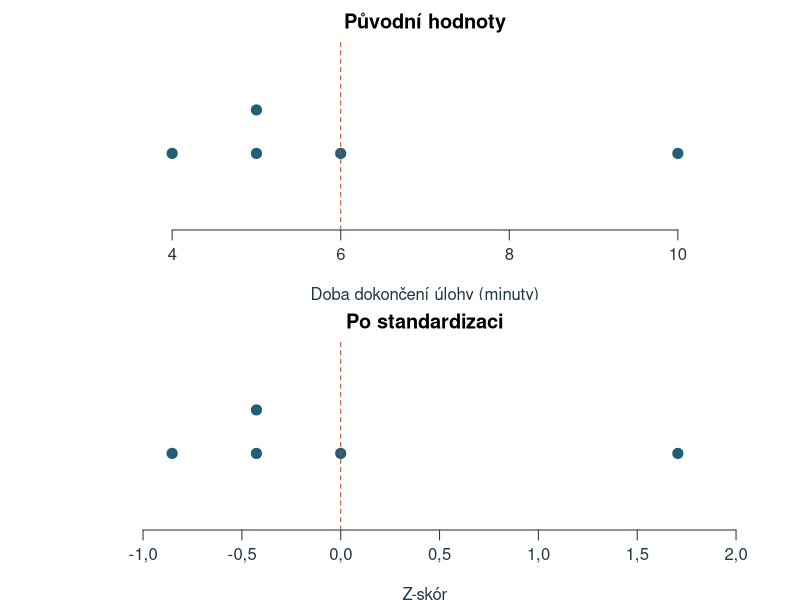
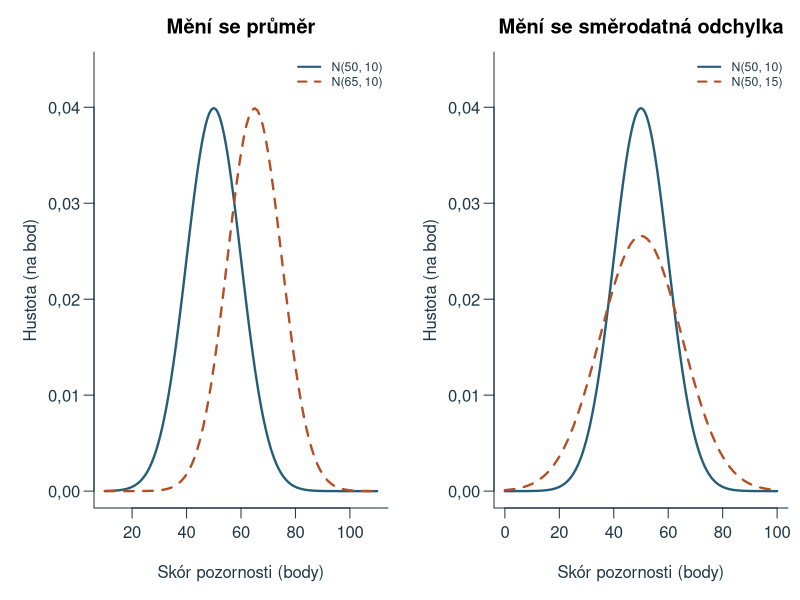
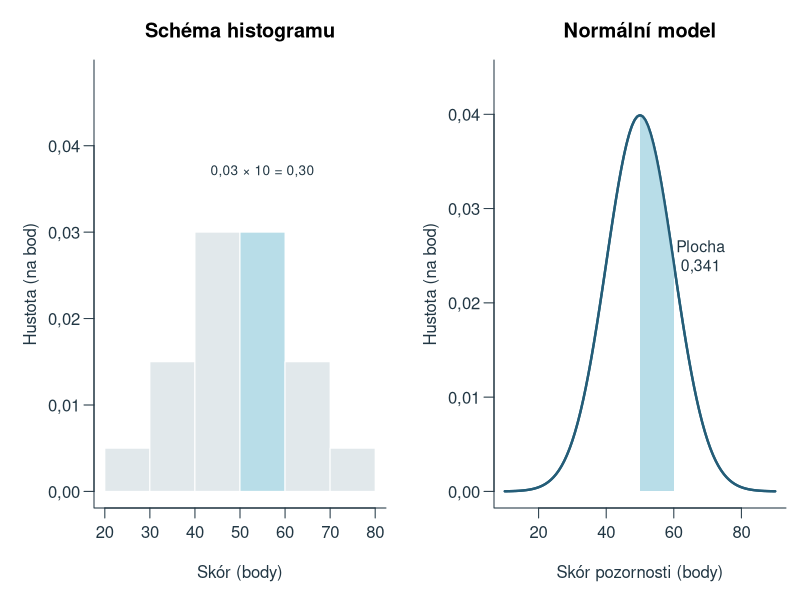
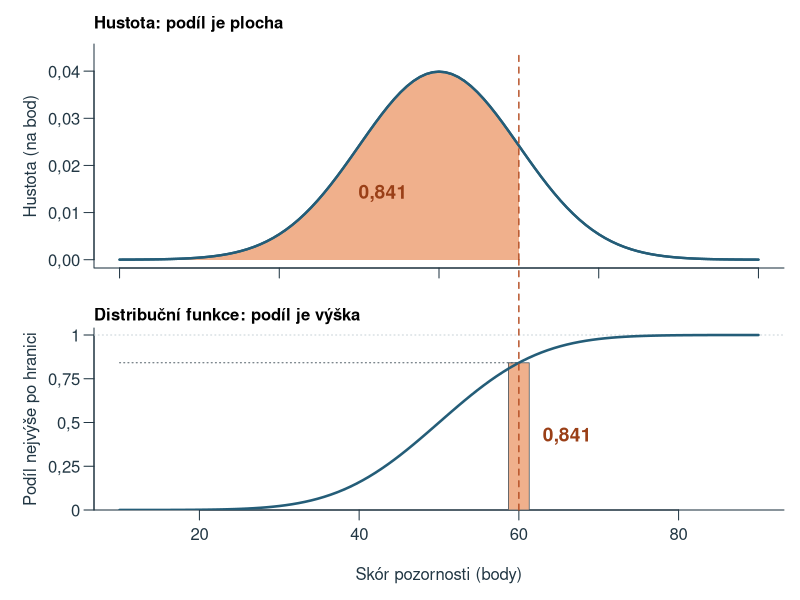
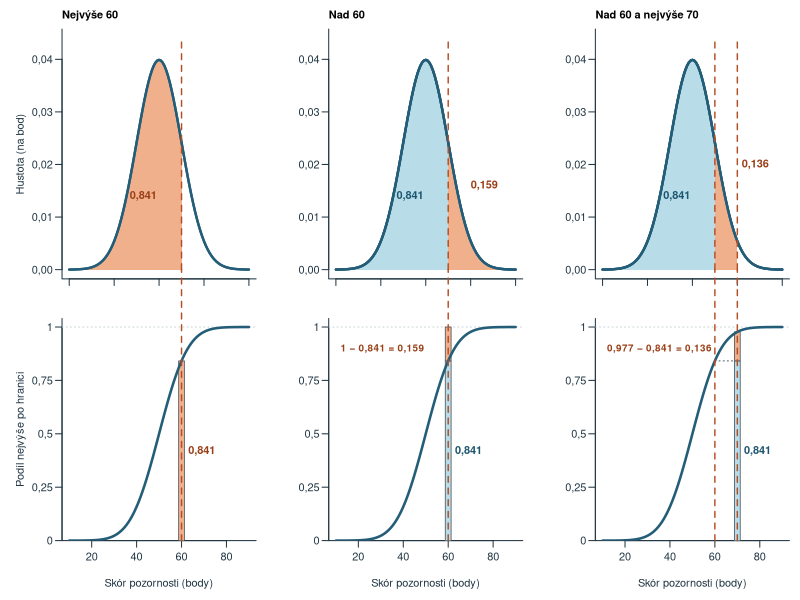
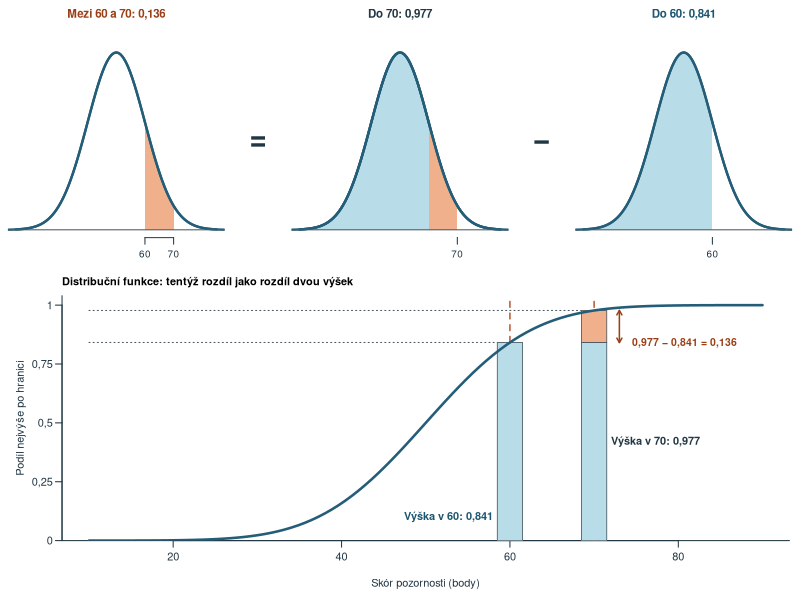
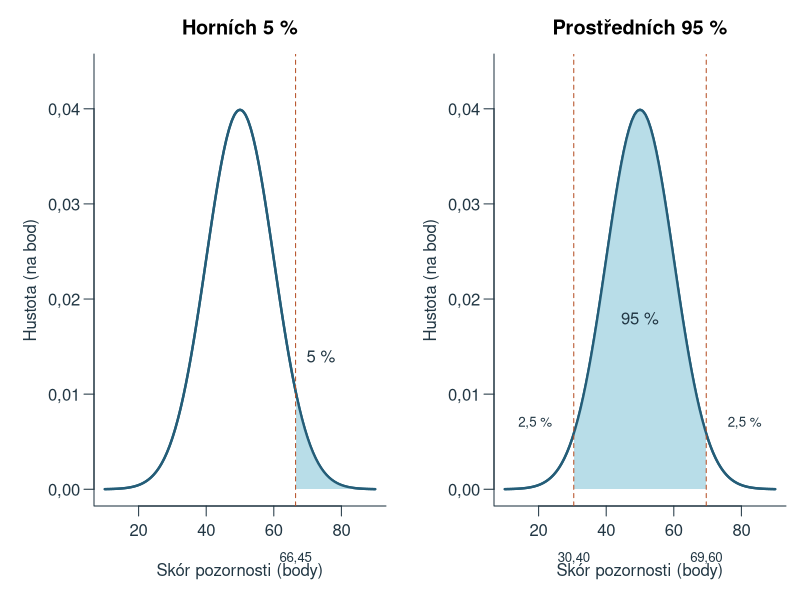
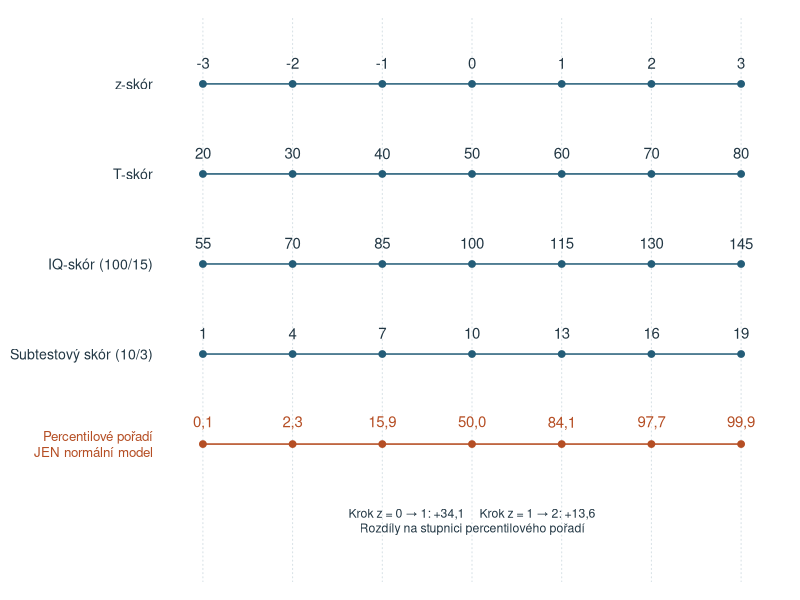

Generate these figures, in order, with R:
# Original teaching examples; base R, UTF-8, deterministic project-root paths.
ch4_data <- read.csv('data/kapitola_04.csv', fileEncoding='UTF-8')
ch4_x <- ch4_data$skor_body
ch4_p <- (seq_along(ch4_x)-.5)/length(ch4_x)
ch4_z <- qnorm(ch4_p)
ch4_reference <- mean(ch4_x)+sd(ch4_x)*ch4_z
ch4_sten_breaks <- c(-Inf,seq(-2,2,.5),Inf)
ch4_stanine_breaks <- c(-Inf,seq(-1.75,1.75,.5),Inf)
ch4_sten <- function(z) as.integer(cut(z,ch4_sten_breaks,right=TRUE))
ch4_stanine <- function(z) as.integer(cut(z,ch4_stanine_breaks,right=TRUE))
ch4_sten_proportions <- diff(pnorm(ch4_sten_breaks))
ch4_stanine_proportions <- diff(pnorm(ch4_stanine_breaks))
ch4_out <- 'assets/chapter-04/plots'
ch4_old_options <- options(OutDec=',')
dir.create(ch4_out,recursive=TRUE,showWarnings=FALSE)
ch4_blue <- '#245D78'; ch4_orange <- '#B54E24'; ch4_fill <- '#B8DDE8'; ch4_gray <- '#4D5A63'
ch4_draw <- function(name,code,width=8,height=4.5) {
  svg(file.path(ch4_out,paste0(name,'.svg')),width=width,height=height,family='sans',bg='white')
  par(mar=c(4.5,4.5,2.6,.8),mgp=c(2.7,.7,0),las=1,col.axis='#223744',col.lab='#223744',fg='#223744',cex=.9)
  force(code); dev.off()
}
ch4_curve <- function(mu=50,sigma=10,main='',xlim=c(10,90),ylim=c(0,.044)) {
  x <- seq(xlim[1],xlim[2],length.out=1001)
  plot(x,dnorm(x,mu,sigma),type='l',lwd=2.3,col=ch4_blue,xlab='Skór pozornosti (body)',ylab='Hustota (na bod)',main=main,xlim=xlim,ylim=ylim,bty='l')
}
ch4_area <- function(lower,upper,mu=50,sigma=10,fill=ch4_fill) {
  v <- seq(max(lower,mu-4*sigma),min(upper,mu+4*sigma),length.out=400)
  polygon(c(v[1],v,tail(v,1)),c(0,dnorm(v,mu,sigma),0),col=fill,border=NA)
  curve(dnorm(x,mu,sigma),add=TRUE,lwd=2.3,col=ch4_blue)
}
ch4_draw('standardizace', {
  par(mfrow=c(2,1),mar=c(3.5,3.5,2.1,1))
  v <- c(4,5,5,6,10); z <- (v-mean(v))/sd(v); h <- c(1,1,1.25,1,1)
  for(k in 1:2) {
    a <- if(k==1) v else z
    plot(a,h,pch=19,cex=1.35,col=ch4_blue,yaxt='n',ylab='',ylim=c(.6,1.6),xlim=range(a)+c(-.15,.15)*diff(range(a)),bty='n',xlab=if(k==1)'Doba dokončení úlohy (minuty)' else 'Z-skór',main=if(k==1)'Původní hodnoty' else 'Po standardizaci')
    abline(v=if(k==1)mean(v) else 0,lty=2,col=ch4_orange)
  }
},height=5)
ch4_draw('parametry', {
  par(mfrow=c(1,2),mar=c(4.6,4.7,2.6,.6))
  ch4_curve(main='Mění se průměr',xlim=c(10,110))
  curve(dnorm(x,65,10),add=TRUE,col=ch4_orange,lwd=2.3,lty=2)
  legend('topright',c('N(50, 10)','N(65, 10)'),col=c(ch4_blue,ch4_orange),lty=1:2,lwd=2,bty='n',cex=.74)
  ch4_curve(main='Mění se směrodatná odchylka',xlim=c(0,100))
  curve(dnorm(x,50,15),add=TRUE,col=ch4_orange,lwd=2.3,lty=2)
  legend('topright',c('N(50, 10)','N(50, 15)'),col=c(ch4_blue,ch4_orange),lty=1:2,lwd=2,bty='n',cex=.74)
},width=10)
ch4_draw('hustota', {
  par(mfrow=c(1,2),mar=c(4.6,4.7,3,.7))
  plot(NA,xlim=c(20,80),ylim=c(0,.048),xlab='Skór (body)',ylab='Hustota (na bod)',main='Schéma histogramu',bty='l')
  b <- seq(20,80,10); heights <- c(.005,.015,.03,.03,.015,.005)
  rect(b[-7],0,b[-1],heights,col=c(rep('#E1E8EB',3),ch4_fill,rep('#E1E8EB',2)),border='white')
  text(55,.037,'0,03 × 10 = 0,30',cex=.82)
  ch4_curve(main='Normální model')
  ch4_area(50,60)
  text(68,.025,'Plocha\n0,341',cex=.95)
},width=9)
# Density above, distribution function below: the coloured area equals the coloured height.
ch4_hi <- '#F0B08C'; ch4_hi_text <- '#9A3F17'; ch4_lo <- ch4_fill; ch4_lo_text <- '#1D5670'
ch4_fmt <- function(v) format(round(v,3),nsmall=3)
ch4_F <- function(x) pnorm(x,50,10)
ch4_top_mar <- c(1.6,4.7,2.2,.8); ch4_bottom_mar <- c(4.5,4.7,1.4,.8)
ch4_density_panel <- function(title,ylab='Hustota (na bod)') {
  par(mar=ch4_top_mar)
  x <- seq(10,90,length.out=1001)
  plot(x,dnorm(x,50,10),type='n',xlab='',ylab=ylab,xlim=c(10,90),ylim=c(0,.044),bty='l',xaxt='n')
  axis(1,at=seq(10,90,20),labels=FALSE)
  title(main=title,adj=0,cex.main=1)
}
ch4_density_line <- function() curve(dnorm(x,50,10),from=10,to=90,add=TRUE,lwd=2.3,col=ch4_blue)
ch4_cdf_panel <- function(title,ylab='Podíl nejvýše po hranici') {
  par(mar=ch4_bottom_mar)
  plot(NA,xlim=c(10,90),ylim=c(0,1.04),yaxs='i',xlab='Skór pozornosti (body)',ylab=ylab,bty='l',yaxt='n')
  axis(2,at=seq(0,1,.25),labels=c('0','0,25','0,5','0,75','1'))
  abline(h=1,col='#C9D3D8',lty=3)
  title(main=title,adj=0,cex.main=1)
}
ch4_cdf_line <- function() curve(ch4_F(x),from=10,to=90,add=TRUE,lwd=2.5,col=ch4_blue)
# Column at the boundary: stacked pieces c(y0,y1,fill).
ch4_column <- function(x,pieces,w=2.6) for(p in pieces) rect(x-w/2,p[[1]],x+w/2,p[[2]],col=p[[3]],border=ch4_gray,lwd=.8)
# One dashed boundary line through both panels; call in the top panel, then link() in the bottom one.
ch4_link_start <- function(xs) { segments(xs,0,xs,.044,lty=2,lwd=1.4,col=ch4_orange); grconvertY(0,'user','ndc') }
ch4_link_end <- function(xs,ndc) { op <- par(xpd=NA); segments(xs,0,xs,grconvertY(ndc,'ndc','user'),lty=2,lwd=1.4,col=ch4_orange); par(op) }
ch4_draw('distribucni', {
  layout(matrix(1:2,2))
  ch4_density_panel('Hustota: podíl je plocha')
  ch4_area(-Inf,60,fill=ch4_hi); ch4_density_line()
  text(43,.014,ch4_fmt(ch4_F(60)),col=ch4_hi_text,font=2,cex=1.15)
  ndc <- ch4_link_start(60)
  ch4_cdf_panel('Distribuční funkce: podíl je výška')
  ch4_column(60,list(list(0,ch4_F(60),ch4_hi)))
  segments(10,ch4_F(60),60,ch4_F(60),lty=3,col=ch4_gray)
  ch4_cdf_line(); ch4_link_end(60,ndc)
  text(63,ch4_F(60)/2,ch4_fmt(ch4_F(60)),col=ch4_hi_text,font=2,cex=1.15,adj=0)
},width=7,height=6.6)
ch4_draw('oblasti', {
  layout(matrix(1:6,2))
  ttl <- c('Nejvýše 60','Nad 60','Nad 60 a nejvýše 70')
  for(k in 1:3) {
    yl <- if(k==1) 'Hustota (na bod)' else ''
    ch4_density_panel(ttl[k],ylab=yl)
    if(k==1) { ch4_area(-Inf,60,fill=ch4_hi); text(43,.014,ch4_fmt(ch4_F(60)),col=ch4_hi_text,font=2) }
    if(k==2) { ch4_area(-Inf,60,fill=ch4_lo); ch4_area(60,Inf,fill=ch4_hi)
      text(43,.014,ch4_fmt(ch4_F(60)),col=ch4_lo_text,font=2); text(76,.016,ch4_fmt(1-ch4_F(60)),col=ch4_hi_text,font=2) }
    if(k==3) { ch4_area(-Inf,60,fill=ch4_lo); ch4_area(60,70,fill=ch4_hi)
      text(43,.014,ch4_fmt(ch4_F(60)),col=ch4_lo_text,font=2); text(78,.02,ch4_fmt(ch4_F(70)-ch4_F(60)),col=ch4_hi_text,font=2) }
    ch4_density_line()
    xs <- if(k==3) c(60,70) else 60
    ndc <- ch4_link_start(xs)
    ch4_cdf_panel('',ylab=if(k==1) 'Podíl nejvýše po hranici' else '')
    if(k==1) { ch4_column(60,list(list(0,ch4_F(60),ch4_hi)))
      text(63,.42,ch4_fmt(ch4_F(60)),col=ch4_hi_text,font=2,adj=0) }
    if(k==2) { ch4_column(60,list(list(0,ch4_F(60),ch4_lo),list(ch4_F(60),1,ch4_hi)))
      text(63,.42,ch4_fmt(ch4_F(60)),col=ch4_lo_text,font=2,adj=0)
      text(12,.9,paste0('1 − ',ch4_fmt(ch4_F(60)),' = ',ch4_fmt(1-ch4_F(60))),col=ch4_hi_text,font=2,adj=0,cex=.9) }
    if(k==3) { segments(60,ch4_F(60),70,ch4_F(60),lty=3,col=ch4_gray)
      ch4_column(70,list(list(0,ch4_F(60),ch4_lo),list(ch4_F(60),ch4_F(70),ch4_hi)))
      text(73,.42,ch4_fmt(ch4_F(60)),col=ch4_lo_text,font=2,adj=0)
      text(12,.9,paste0(ch4_fmt(ch4_F(70)),' − ',ch4_fmt(ch4_F(60)),' = ',ch4_fmt(ch4_F(70)-ch4_F(60))),col=ch4_hi_text,font=2,adj=0,cex=.9) }
    ch4_cdf_line(); ch4_link_end(xs,ndc)
  }
},width=10.5,height=6.4)
ch4_draw('mezi', {
  layout(matrix(c(1,2,3,4,5,6,6,6,6,6),2,byrow=TRUE),widths=c(1,.22,1,.22,1),heights=c(1,1.25))
  mini <- function(parts,lab,labcol,ticks) {
    par(mar=c(2.2,.6,2,.6))
    plot(NA,xlim=c(15,85),ylim=c(0,.044),axes=FALSE,xlab='',ylab='')
    for(p in parts) ch4_area(p[[1]],p[[2]],fill=p[[3]])
    ch4_density_line(); axis(1,at=ticks,cex.axis=.9); abline(h=0,col=ch4_gray)
    title(main=lab,col.main=labcol,cex.main=1.05)
  }
  sym <- function(s) { par(mar=c(2.2,0,2,0)); plot.new(); text(.5,.45,s,cex=2.6,font=2,col='#223744') }
  mini(list(list(60,70,ch4_hi)),paste('Mezi 60 a 70:',ch4_fmt(ch4_F(70)-ch4_F(60))),ch4_hi_text,c(60,70))
  sym('=')
  mini(list(list(-Inf,60,ch4_lo),list(60,70,ch4_hi)),paste('Do 70:',ch4_fmt(ch4_F(70))),'#223744',70)
  sym('−')
  mini(list(list(-Inf,60,ch4_lo)),paste('Do 60:',ch4_fmt(ch4_F(60))),ch4_lo_text,60)
  par(mar=c(4.5,4.7,2.2,.8))
  plot(NA,xlim=c(10,90),ylim=c(0,1.04),yaxs='i',xlab='Skór pozornosti (body)',ylab='Podíl nejvýše po hranici',bty='l',yaxt='n')
  axis(2,at=seq(0,1,.25),labels=c('0','0,25','0,5','0,75','1'))
  title(main='Distribuční funkce: tentýž rozdíl jako rozdíl dvou výšek',adj=0,cex.main=1)
  abline(v=c(60,70),lty=2,lwd=1.4,col=ch4_orange)
  segments(10,c(ch4_F(60),ch4_F(70)),c(60,70),c(ch4_F(60),ch4_F(70)),lty=3,col=ch4_gray)
  ch4_column(60,list(list(0,ch4_F(60),ch4_lo)),w=3)
  ch4_column(70,list(list(0,ch4_F(60),ch4_lo),list(ch4_F(60),ch4_F(70),ch4_hi)),w=3)
  ch4_cdf_line()
  text(58,.1,paste('Výška v 60:',ch4_fmt(ch4_F(60))),col=ch4_lo_text,font=2,adj=1)
  text(72,.42,paste('Výška v 70:',ch4_fmt(ch4_F(70))),col='#223744',font=2,adj=0)
  arrows(73,ch4_F(60),73,ch4_F(70),code=3,length=.05,col=ch4_hi_text,lwd=1.5)
  text(74.5,(ch4_F(60)+ch4_F(70))/2-.07,paste0(ch4_fmt(ch4_F(70)),' − ',ch4_fmt(ch4_F(60)),' = ',ch4_fmt(ch4_F(70)-ch4_F(60))),col=ch4_hi_text,font=2,adj=0,cex=.95)
},width=10,height=6.6)
ch4_draw('kvantily', {
  par(mfrow=c(1,2),mar=c(4.7,4.7,2.7,.7))
  ch4_curve(main='Horních 5 %');a<-qnorm(.95,50,10);ch4_area(a,Inf)
  abline(v=a,lty=2,col=ch4_orange);text(74,.014,'5 %');axis(1,at=a,labels='66,45',line=1.3,tick=FALSE,cex.axis=.8)
  ch4_curve(main='Prostředních 95 %');a<-qnorm(c(.025,.975),50,10);ch4_area(a[1],a[2])
  abline(v=a,lty=2,col=ch4_orange);text(50,.018,'95 %');text(c(19,81),.007,'2,5 %',cex=.8)
  axis(1,at=a,labels=c('30,40','69,60'),line=1.3,tick=FALSE,cex.axis=.8)
},width=9)
ch4_draw('skaly', {
  par(mar=c(1,9,1,1))
  zz<--3:3
  plot(NA,xlim=c(-3.2,3.2),ylim=c(-1.3,4.5),axes=FALSE,xlab='',ylab='')
  abline(v=zz,col='#D6E0E5',lty=3)
  for(k in 1:4) {
    y<-5-k;segments(-3,y,3,y,col=ch4_blue,lwd=1.5)
    points(zz,rep(y,7),pch=19,col=ch4_blue)
    text(zz,y+.23,list(zz,50+10*zz,100+15*zz,10+3*zz)[[k]])
    mtext(c('z-skór','T-skór','IQ-skór (100/15)','Subtestový skór (10/3)')[k],side=2,at=y,line=.5,las=1,cex=.85)
  }
  segments(-3,0,3,0,col=ch4_orange,lwd=1.5)
  points(zz,rep(0,7),pch=19,col=ch4_orange)
  text(zz,.23,format(round(100*pnorm(zz),1),decimal.mark=',',trim=TRUE),col=ch4_orange)
  mtext('Percentilové pořadí\nJEN normální model',side=2,at=0,line=.5,las=1,cex=.8,col=ch4_orange)
  text(0,-.85,'Krok z = 0 → 1: +34,1     Krok z = 1 → 2: +13,6\nRozdíly na stupnici percentilového pořadí',cex=.82)
},height=5.8)
ch4_draw('z-jako-jednotka', {
  par(mar=c(0,0,0,0));plot.new();plot.window(xlim=c(0,10),ylim=c(0,7),xaxs='i',yaxs='i')
  for(k in 1:2) {
    y<-if(k==1) 5 else 2
    text(.5,y+1.3,if(k==1) 'Test A: průměr 50 bodů; směrodatná odchylka 10 bodů' else 'Test B: průměr 30 bodů; směrodatná odchylka 6 bodů',adj=0,font=2)
    xx<-c(2,4,6);segments(1,y,7,y,col=ch4_blue)
    points(xx,rep(y,3),pch=19,col=ch4_blue)
    text(xx,y-.5,if(k==1)c('50','60','70') else c('30','36','42'))
    for(j in seq_len(k)) {
      arrows(xx[j],y+.5,xx[j+1],y+.5,length=.08,code=3,col=ch4_orange)
      text(mean(xx[j:(j+1)]),y+.8,if(k==1)'10 bodů' else '6 bodů',cex=.85)
    }
    points(xx[k+1],y,pch=21,cex=2.7,col=ch4_orange,bg='white',lwd=2)
    text(8.5,y,paste0('z = ',k),font=2,cex=1.25)
    text(2,y-.95,'průměr',cex=.85)
  }
  text(.5,.25,'Porovnáváme počet kroků od průměru, nikoli počty hrubých bodů.',adj=0,cex=.85)
},width=8,height=5.4)
ch4_draw('pasma-skoru', {
  par(mfrow=c(2,1),mar=c(5.7,4.4,4.6,1),cex=.95)
  pct<-function(v) paste0(format(round(100*v,1),nsmall=1,decimal.mark=',',trim=TRUE),' %')
  # Text on a white box so that it stays legible over the band boundaries.
  boxed<-function(x,y,label,adj=0,cex=.8,col='#223744') {
    w<-strwidth(label,cex=cex);h<-strheight(label,cex=cex)
    x0<-x-adj*w;rect(x0-.05,y-h/2-.012,x0+w+.05,y+h/2+.012,col='white',border=NA)
    text(x0,y,label,adj=c(0,.5),cex=cex,col=col)
  }
  for(k in 1:2) {
    breaks<-if(k==1) ch4_sten_breaks else ch4_stanine_breaks
    props<-if(k==1) ch4_sten_proportions else ch4_stanine_proportions
    inner<-breaks[is.finite(breaks)]
    finite_breaks<-pmax(-3.5,pmin(3.5,breaks));target<-if(k==1) ch4_sten(1.2) else ch4_stanine(1.2)
    plot(NA,xlim=c(-3.5,3.5),ylim=c(0,.48),xlab='Z-skór',ylab='Hustota',bty='l',xaxt='n',yaxs='i')
    title(main=if(k==1)'Deset stenových pásem' else 'Devět staninových pásem',line=3)
    for(j in seq_len(length(breaks)-1)) {
      v<-seq(finite_breaks[j],finite_breaks[j+1],length.out=150)
      polygon(c(v[1],v,tail(v,1)),c(0,dnorm(v),0),border=NA,
        col=if(j==target)'#F3C395' else c('#DAEBF1','#B8DDE8')[(j%%2)+1])
    }
    curve(dnorm(x),add=TRUE,col=ch4_blue,lwd=2)
    abline(v=inner,col='#667078',lty=3)
    mids<-(head(finite_breaks,-1)+tail(finite_breaks,-1))/2
    axis(1,at=inner,cex.axis=.78)
    mtext(if(k==1)'Sten:' else 'Stanin:',side=1,line=3.5,at=-3.3,cex=.8)
    mtext(seq_along(mids),side=1,line=3.5,at=mids,cex=.85)
    # Model share of every band just above the axis; cumulative share above each boundary.
    text(mids,ifelse(is.finite(head(breaks,-1))&is.finite(breaks[-1]),.016,.035),pct(props),cex=.6,col='#223744')
    mtext(pct(pnorm(inner)),side=3,line=.25,at=inner,cex=.62,col=ch4_hi_text)
    mtext('Kumulativně:',side=3,line=.25,at=-3.5,adj=0,cex=.62,col=ch4_hi_text)
    points(1.2,dnorm(1.2),pch=19,col=ch4_orange)
    arrows(1.2,.36,1.2,dnorm(1.2)+.02,length=.08,col=ch4_orange)
    boxed(1.25,.39,paste0('z = 1,2 → ',if(k==1)'sten ' else 'stanin ',target),cex=.85)
    arrows(c(-2.8,2.8),c(.07,.07),c(-3.4,3.4),c(.07,.07),length=.08)
    text(c(-2.8,2.8),c(.1,.1),'pokračuje',cex=.7)
    if(k==1) {
      points(c(1.1,1.4),c(.07,.07),pch=21,bg='white',col=ch4_orange,cex=.9)
      boxed(-3.35,.41,'Malé kroužky: z = 1,1 a 1,4',cex=.75)
      boxed(-3.35,.36,'Oba výsledky patří do stenu 8.',cex=.75)
    }
  }
},width=8.5,height=8.8)
ch4_norm_x <- c(11,12,12,13,14,14,14,16,17,19,22,26,31,39,52)
ch4_norm_z <- qnorm((rank(ch4_norm_x)-.5)/length(ch4_norm_x))
ch4_draw('normalizace', {
  par(mar=c(4.3,4.6,2.6,4.6))
  x <- ch4_norm_x; z <- ch4_norm_z; g <- 2.6; w <- 7.6
  ux <- function(v) (v-10)/45; uz <- function(v) (v+2.25)/4.5
  hx <- hist(x,breaks=seq(10,55,5),right=FALSE,plot=FALSE)
  hz <- hist(z,breaks=seq(-2,2,.5),right=FALSE,plot=FALSE)
  plot(NA,xlim=c(-g-w,g+w),ylim=c(0,1),xaxs='i',yaxs='i',axes=FALSE,xlab='',ylab='')
  abline(h=ux(seq(10,55,5)),col='#EEF2F4'); box(bty='l',col='#223744'); box(bty='7',col='#223744')
  rect(-g-hx$counts,ux(head(hx$breaks,-1)),-g,ux(hx$breaks[-1]),col=ch4_fill,border=ch4_blue,lwd=.8)
  rect(g,uz(head(hz$breaks,-1)),g+hz$counts,uz(hz$breaks[-1]),col=ch4_hi,border=ch4_hi_text,lwd=.8)
  # Tied values sit side by side; each pair of dots is joined by a translucent line.
  tie <- ave(x,x,FUN=function(v) seq_along(v)-(length(v)+1)/2)*.32
  xl <- -g+.75+tie; xr <- g-.75+tie
  segments(xl,ux(x),xr,uz(z),col=adjustcolor(ch4_gray,.5),lwd=1.3)
  points(xl,ux(x),pch=21,bg=ch4_blue,col='white',cex=1.25)
  points(xr,uz(z),pch=21,bg=ch4_hi_text,col='white',cex=1.25)
  axis(2,at=ux(seq(10,50,10)),labels=seq(10,50,10))
  axis(4,at=uz(-2:2),labels=c('−2','−1','0','1','2'))
  mtext('Doba řešení (s)',side=2,line=2.8,las=0); mtext('z-skór po normalizaci',side=4,line=2.8,las=0)
  cnt <- 0:7
  axis(1,at=c(-g-cnt,g+cnt),labels=c(cnt,cnt))
  mtext('Četnost',side=1,line=2.5)
  mtext('Původní doby',side=3,line=.6,at=-g-w/2,font=2)
  mtext('Po normalizaci',side=3,line=.6,at=g+w/2,font=2)
},width=8,height=5.6)
ch4_draw('qq-konstrukce', {
  par(mar=c(0,0,0,0));plot.new();plot.window(xlim=c(0,10),ylim=c(0,9),xaxs='i',yaxs='i')
  box_label<-function(x,y,w,h,label,fill=ch4_fill) {
    rect(x-w/2,y-h/2,x+w/2,y+h/2,col=fill,border=ch4_blue)
    text(x,y,label,cex=.93)
  }
  box_label(5,8.1,7,1,'První pořadí z 12 seřazených skórů: i = 1')
  arrows(c(4,6),7.5,c(2.5,7.5),6.8,length=.1)
  box_label(2.5,6,4,1.4,'DATA\nPrvní pozorovaný skór: 35 bodů')
  box_label(7.5,6,4,1.4,'MODEL\nPodíl p = (1 − 0,5) / 12\n≈ 0,041667')
  arrows(7.5,5.2,7.5,4.7,length=.1)
  box_label(7.5,3.9,4,1.4,'Normální kvantil pro tento podíl\nz ≈ −1,731664')
  arrows(2.5,5.2,3.6,2,length=.1)
  arrows(7.5,3.1,6.4,2,length=.1)
  text(1.65,3.65,'Svislá osa\npozorovaný skór',cex=.85)
  text(8.05,2.5,'Vodorovná osa\nteoretický kvantil',cex=.85)
  box_label(5,1.3,5.5,1.2,'Bod Q–Q grafu: (−1,73; 35)',fill='#FAECDD')
  text(5,.25,'Pořadí propojí data s modelem; nejde o dvě měření jednoho člověka.',cex=.85)
},width=8,height=6.7)
ch4_draw('qq-priklad', {
  plot(ch4_z,ch4_x,pch=19,col=ch4_blue,cex=1.15,xlab='Teoretický normální kvantil (z)',ylab='Pozorovaný skór pozornosti (body)',bty='l',xlim=c(-2,2),ylim=c(30,70))
  abline(a=mean(ch4_x),b=sd(ch4_x),col=ch4_orange,lwd=2,lty=2)
  legend('topleft',c('Pozorované skóry','Referenční přímka m + s z'),col=c(ch4_blue,ch4_orange),pch=c(19,NA),lty=c(NA,2),bty='n',cex=.85)
},width=7)
# Distinct simulations for graphical diagnosis; not empirical psychological data.
set.seed(20261010)
# New sets are appended so that the earlier draws keep their values.
ch4_simulations <- list(normalni=rnorm(200,50,10),sikme=30+rexp(200,rate=1/15),chvosty=50+8*rt(200,df=3),smes=c(rnorm(100,36,5),rnorm(100,64,5)),
  sikme_vlevo=70-rexp(200,rate=1/10),lehke=runif(200,30,70))
ch4_titles <- c(normalni='Normální model',sikme='Rozdělení zešikmené doprava',chvosty='Těžší chvosty',smes='Směs dvou skupin',
  sikme_vlevo='Rozdělení zešikmené doleva',lehke='Lehčí chvosty')
for(nm in names(ch4_simulations)) ch4_draw(paste0('diagnostika-',nm), {
  v<-ch4_simulations[[nm]]; z<-qnorm((seq_along(v)-.5)/length(v))
  par(mfrow=c(1,2),mar=c(4.6,4.7,2.7,.6))
  h<-hist(v,breaks='FD',plot=FALSE);xx<-seq(min(h$breaks),max(h$breaks),length.out=500)
  plot(h,freq=FALSE,col=ch4_fill,border='white',main=ch4_titles[nm],xlab='Simulovaný skór',ylab='Hustota',ylim=c(0,1.12*max(h$density,dnorm(xx,mean(v),sd(v)))));lines(xx,dnorm(xx,mean(v),sd(v)),col=ch4_orange,lwd=2)
  plot(z,sort(v),pch=19,cex=.55,col=ch4_blue,xlab='Teoretický normální kvantil (z)',ylab='Seřazený simulovaný skór',main='Normální Q–Q graf',bty='l')
  abline(a=mean(v),b=sd(v),lty=2,col=ch4_orange,lwd=2)
},width=9,height=4.4)
# Optional extension: the same right-skewed simulation as a Q-Q plot and a P-P plot.
ch4_draw('pp-qq', {
  v<-sort(ch4_simulations$sikme); n<-length(v); p<-(seq_len(n)-.5)/n; z<-qnorm(p)
  par(mfrow=c(1,2),mar=c(4.6,4.7,2.7,.8))
  plot(z,v,pch=19,cex=.55,col=ch4_blue,xlab='Teoretický normální kvantil (z)',ylab='Seřazený simulovaný skór',main='Q–Q graf: porovnává hodnoty',bty='l')
  abline(a=mean(v),b=sd(v),lty=2,col=ch4_orange,lwd=2)
  plot(p,pnorm((v-mean(v))/sd(v)),pch=19,cex=.55,col=ch4_blue,xlab='Empirický podíl (i − 0,5)/n',ylab='Modelový podíl podle normálního modelu',main='P–P graf: porovnává podíly',bty='l',xlim=c(0,1),ylim=c(0,1),xaxs='i',yaxs='i')
  abline(0,1,lty=2,col=ch4_orange,lwd=2)
},width=9,height=4.4)
# Same normal simulation: the curve matches bar heights only on the density scale.
ch4_draw('histogram-krivka', {
  v<-ch4_simulations$normalni; h<-hist(v,breaks='FD',plot=FALSE)
  xx<-seq(min(h$breaks),max(h$breaks),length.out=500); yy<-dnorm(xx,mean(v),sd(v))
  par(mfrow=c(1,2),mar=c(4.6,4.7,2.7,.6))
  plot(h,freq=TRUE,col=ch4_fill,border='white',main='Svislá osa: četnost',xlab='Simulovaný skór',ylab='Četnost',ylim=c(0,1.12*max(h$counts)))
  lines(xx,yy,col=ch4_orange,lwd=2)
  plot(h,freq=FALSE,col=ch4_fill,border='white',main='Svislá osa: hustota',xlab='Simulovaný skór',ylab='Hustota (na bod)',ylim=c(0,1.12*max(h$density,yy)))
  lines(xx,yy,col=ch4_orange,lwd=2)
},width=9,height=4.4)
options(ch4_old_options)
